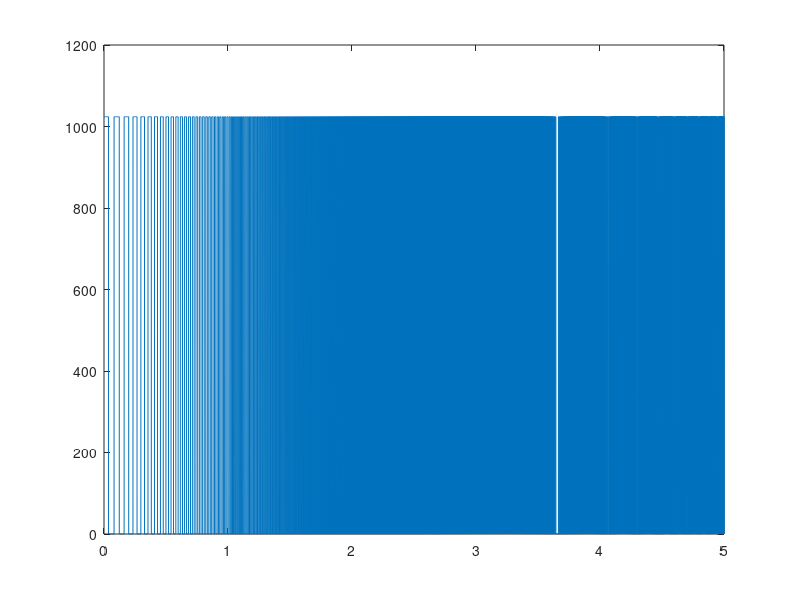

Recreate this plot in MATLAB. (Note: this script raises an error after producing the figure.)
close all
t= 0:1/5000:5;                   % 10 seconds @ 5kHz sample rate
fo=10;f1=300;                    % Start at 10Hz, go up to 400Hz
y=(chirp(t,fo,2,f1,'logarithmic')>0)*1024;
figure;plot(t,y);
y=y+100*rand(size(y));
figure
spectrogram(y,256,200,256,1000);
figure
c_micros1=[0,0,0];
value=[0,0,0];
speeddata=[];
ii=1;
i = 0;
while(1)
  c_val = 0;
  p_val = 0;
  count = 0;
  udcount = 0;
  ud = 0;
  duration1 = 0.0;
  n_micros = t(ii)*1000000 + 50000;
  ii = ii + 1;
  while(1)
    c_micros = t(ii)*1000000;
    value(i+1) = y(ii);
    c_micros1(i+1)=c_micros;
    ii = ii + 1;
    i = i + 1;
    if(i > 2) i = 0;end
    c_time = (c_micros1(1) + c_micros1(2) + c_micros1(3)) / 3.0;
    if((value(1) >= value(2)) && (value(2) > value(3))) c_val = value(1);end
    if((value(1) >= value(3)) && (value(3) > value(2))) c_val = value(3);end
    if((value(2) >= value(1)) && (value(1) > value(3))) c_val = value(1);end
    if((value(2) >= value(3)) && (value(3) > value(1))) c_val = value(3);end
    if((value(3) >= value(1)) && (value(1) > value(2))) c_val = value(1);end
    if((value(3) >= value(2)) && (value(2) > value(1))) c_val = value(2);end
    c_val = value(1);
    if(c_val - p_val > 500) ud_duration(ud+1) = c_time;ud = ud + 1;count = count +1;end
    if(p_val - c_val > 500) ud_duration(ud+1) = c_time;ud = ud + 1;count = count +1;end
    if(ud > 1) 
      duration1 = duration1 + (ud_duration(2)-ud_duration(1));
      ud_duration(1)=ud_duration(2);
      ud = 1;udcount = udcount + 1;
    end
    p_val = c_val;
    if(n_micros < c_micros) break;end
  end
  total = c_micros - n_micros + 50000;
  fcount = count;
  if(udcount > 0) fcount = udcount +  (total - duration1) * udcount / duration1;end
  speeddata=[speeddata,(total - duration1) * udcount / duration1];
end
plot(speeddata)


